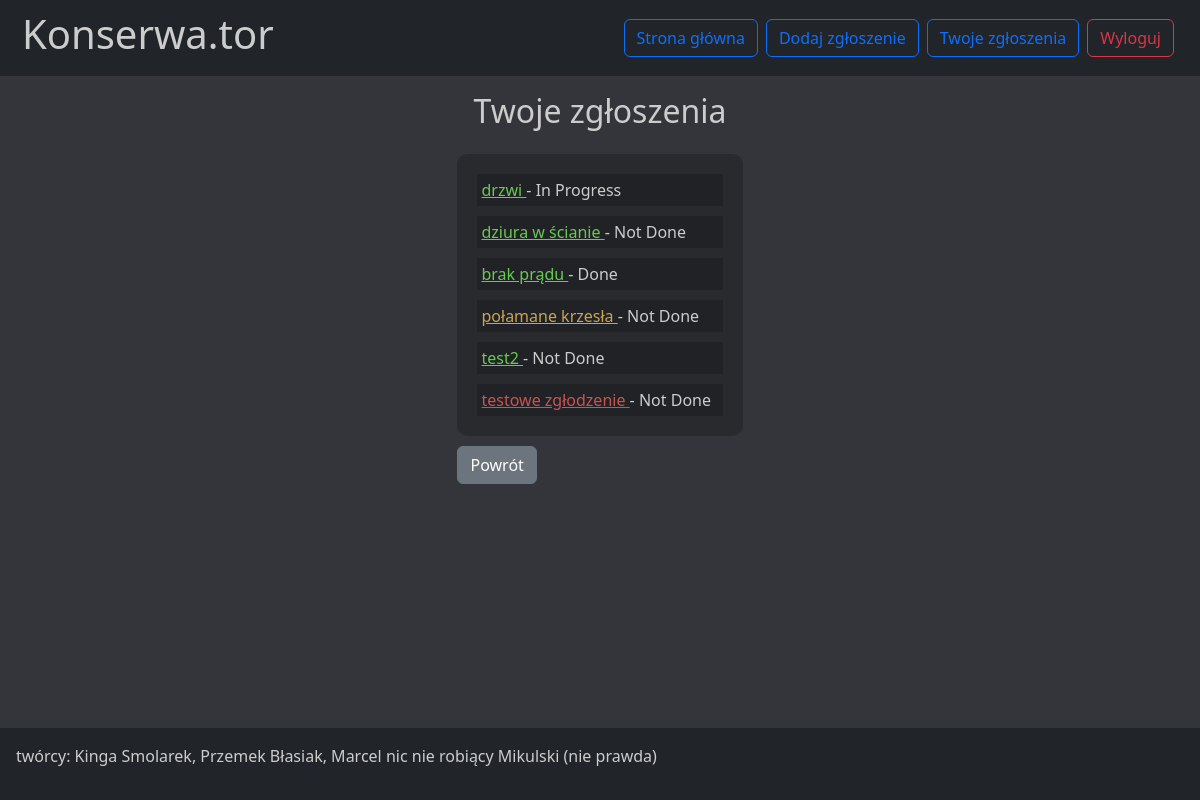
The page /zgloszenia/your_reports (signed in) on the database as committed earlier.
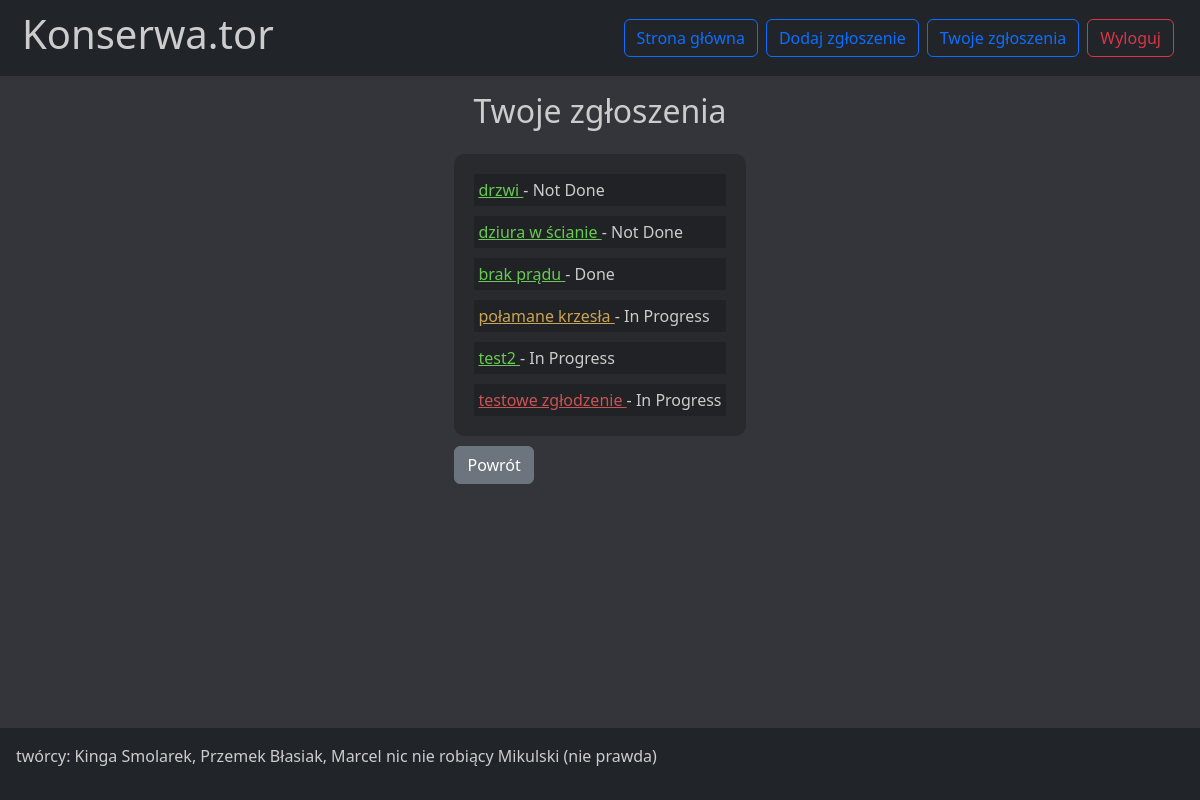
The same page on the database as committed later.
### zgloszenia/models.py (models this page shows, shortened)
class Report(models.Model):
    STATUS_CHOICES = [
        ('not_done', 'Not Done'),
        ('in_progress', 'In Progress'),
        ('done', 'Done'),
    ]
    IMPORTANCE_CHOICES = [
        (1, 'Niska'),
        (2, 'Średnia'),
        (3, 'Wysoka'),
    ]
    user = models.ForeignKey(User, on_delete=models.CASCADE, default='1')
    id = models.AutoField(primary_key=True)
    title = models.CharField(max_length=150, null=False)
    description = models.TextField(max_length=500)
    foto = models.ImageField(upload_to='fotos/', null=True, blank=True)
    status_of_the_report = models.CharField(max_length=20, choices=STATUS_CHOICES, default='not_done')
    importance_of_the_report = models.IntegerField(choices=IMPORTANCE_CHOICES, default=1)

### zgloszenia/views.py (the view)
# urls.py: path('your_reports', your_reports_view, name='your_reports'),
@login_required
def your_reports_view(request):
    user_id = request.user.id
    user_reports = Report.objects.filter(user_id=user_id)
    return render(request, 'your_reports.html', {'user_reports': user_reports})

### zgloszenia/templates/your_reports.html (shortened to what this page needs)
{% extends 'base.html' %}
{% block content %}
<h2 class="text-center p-3">Twoje zgłoszenia</h2>
<div class="list">
    {% for report in user_reports %}
        <p class="report"><a class="waga{{report.importance_of_the_report}}" href="/zgloszenia/report?id={{ report.id }}"> {{ report.title }} </a>- {{report.get_status_of_the_report_display}}</p>
    {% endfor %}
</div>
<a href="{% url 'home' %}"><button type="button" class="btn btn-secondary">Powrót</button></a>
{% endblock %}

Rows that differ between the two databases and show on the page:
changed Report "drzwi": status_of_the_report "In Progress" → "Not Done"
changed Report "połamane krzesła": status_of_the_report "Not Done" → "In Progress"
changed Report "test2": status_of_the_report "Not Done" → "In Progress"
changed Report "testowe zgłodzenie": status_of_the_report "Not Done" → "In Progress"
